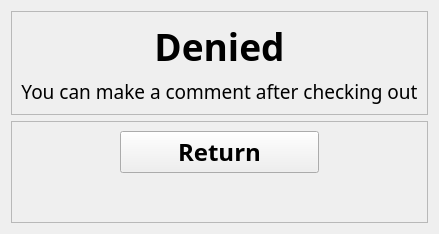
           <widget class="QWidget" name="op_fa_page">
            <layout class="QGridLayout" name="gridLayout_87">
             <item row="0" column="0">
              <layout class="QVBoxLayout" name="verticalLayout_27" stretch="1,1">
               <item>
                <widget class="QFrame" name="frame_43">
                 <property name="frameShape">
                  <enum>QFrame::StyledPanel</enum>
                 </property>
                 <property name="frameShadow">
                  <enum>QFrame::Raised</enum>
                 </property>
                 <layout class="QGridLayout" name="gridLayout_89">
                  <item row="0" column="0">
                   <layout class="QGridLayout" name="gridLayout_88" rowstretch="2,1">
                    <item row="0" column="0">
                     <widget class="QLabel" name="label_41">
                      <property name="font">
                       <font>
                        <family>Bahnschrift SemiBold</family>
                        <pointsize>28</pointsize>
                        <weight>75</weight>
                        <bold>true</bold>
                       </font>
                      </property>
                      <property name="text">
                       <string>Denied</string>
                      </property>
                      <property name="alignment">
                       <set>Qt::AlignCenter</set>
                      </property>
                     </widget>
                    </item>
                    <item row="1" column="0">
                     <widget class="QLabel" name="label_42">
                      <property name="font">
                       <font>
                        <family>Bahnschrift Light</family>
                        <pointsize>14</pointsize>
                       </font>
                      </property>
                      <property name="text">
                       <string>You can make a comment after checking out</string>
                      </property>
                      <property name="alignment">
                       <set>Qt::AlignCenter</set>
                      </property>
                     </widget>
                    </item>
                   </layout>
                  </item>
                 </layout>
                </widget>
               </item>
               <item>
                <widget class="QFrame" name="frame_42">
                 <property name="frameShape">
                  <enum>QFrame::StyledPanel</enum>
                 </property>
                 <property name="frameShadow">
                  <enum>QFrame::Raised</enum>
                 </property>
                 <layout class="QGridLayout" name="gridLayout_91">
                  <item row="0" column="0">
                   <layout class="QGridLayout" name="gridLayout_90" rowstretch="1,3" columnstretch="1,2,1">
                    <item row="0" column="2">
                     <spacer name="horizontalSpacer_58">
                      <property name="orientation">
                       <enum>Qt::Horizontal</enum>
                      </property>
                      <property name="sizeHint" stdset="0">
                       <size>
                        <width>40</width>
                        <height>20</height>
                       </size>
                      </property>
                     </spacer>
                    </item>
                    <item row="0" column="1">
                     <widget class="QPushButton" name="pushButton">
                      <property name="sizePolicy">
                       <sizepolicy hsizetype="Minimum" vsizetype="Expanding">
                        <horstretch>0</horstretch>
                        <verstretch>0</verstretch>
                       </sizepolicy>
                      </property>
                      <property name="font">
                       <font>
                        <family>Bahnschrift SemiBold</family>
                        <pointsize>18</pointsize>
                        <weight>75</weight>
                        <bold>true</bold>
                       </font>
                      </property>
                      <property name="text">
                       <string>Return</string>
                      </property>
                     </widget>
                    </item>
                    <item row="0" column="0">
                     <spacer name="horizontalSpacer_57">
                      <property name="orientation">
                       <enum>Qt::Horizontal</enum>
                      </property>
                      <property name="sizeHint" stdset="0">
                       <size>
                        <width>40</width>
                        <height>20</height>
                       </size>
                      </property>
                     </spacer>
                    </item>
                    <item row="1" column="1">
                     <spacer name="verticalSpacer_34">
                      <property name="orientation">
                       <enum>Qt::Vertical</enum>
                      </property>
                      <property name="sizeHint" stdset="0">
                       <size>
                        <width>20</width>
                        <height>40</height>
                       </size>
                      </property>
                     </spacer>
                    </item>
                   </layout>
                  </item>
                 </layout>
                </widget>
               </item>
              </layout>
             </item>
            </layout>
           </widget>
